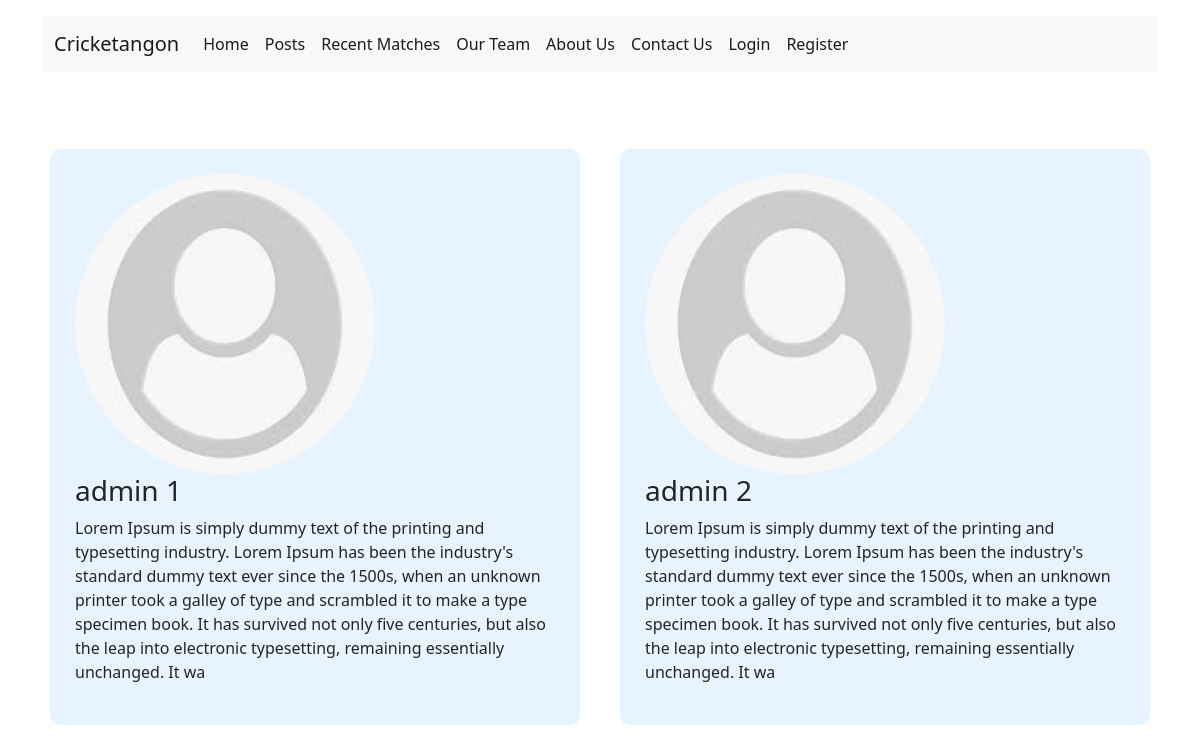
The app's page /team.php with its own data.
### tables this page shows
CREATE TABLE `team` (
  `id` int(11) NOT NULL,
  `name` varchar(80) NOT NULL,
  `picture` varchar(255) NOT NULL,
  `description` text NOT NULL
);

### team.php (the view, shortened to what this page needs)
<!DOCTYPE html>
<html lang="en">
<head>
    <link rel="stylesheet" href="css/style.css">
    <link rel="stylesheet" href="css/footer.css">
    <link rel="stylesheet" href="https://cdn.jsdelivr.net/npm/bootstrap-icons@1.5.0/font/bootstrap-icons.css">
    <link href="https://cdn.jsdelivr.net/npm/bootstrap@5.0.2/dist/css/bootstrap.min.css" rel="stylesheet">
</head>
<body>
    <?php
    require 'header.php';
    ?>
    <div class="container">
        <div class="row">
            <?php
            $sql = "SELECT * FROM team";
            $result = $conn->query($sql);
            if ($result->num_rows > 0) {
                while ($row = $result->fetch_assoc()) {
            ?>
                    <div class="col-md-6" style="padding: 20px;">
                        <div class="team-member" style="background: #e7f4ff; border-radius: 10px; padding: 25px;">
                            <img src="image/<?php echo $row["picture"] ?>" style="width: 300px; height: 300px; border-radius: 150px;">
                            <h3><?php echo $row["name"] ?></h3>
                            <p><?php echo $row["description"] ?></p>
                        </div>
                    </div>
            <?php
                }
            }
            ?>
        </div>
    </div>
</body>
</html>

### header.php (shortened to what this page needs)
<div class="container" id="header-section">
    <div class="navigation-bar">
        <nav class="navbar navbar-expand-lg navbar-light bg-light">
            <div class="container-fluid">
                <a class="navbar-brand nav-icon" href="index.php">Cricketangon</a>
                <div class="collapse navbar-collapse" id="navbarSupportedContent">
                    <ul class="navbar-nav me-auto mb-2 mb-lg-0">
                        <li class="nav-item">
                            <a class="nav-link active" aria-current="page" href="index.php">Home</a>
                        </li>
                        <li class="nav-item">
                            <a class="nav-link active" href="allPosts.php">Posts</a>
                        </li>
                        <li class="nav-item">
                            <a class="nav-link active" href="recentMatches.php">Recent Matches</a>
                        </li>
                        <li class="nav-item">
                            <a class="nav-link active" href="team.php">Our Team</a>
                        </li>
                        <li class="nav-item">
                            <a class="nav-link active" href="about.php">About Us</a>
                        </li>
                        <li class="nav-item">
                            <a class="nav-link active" href="contact.php">Contact Us</a>
                        </li>
                        <?php
                        if (!isset($_SESSION['login'])) { ?>
                            <li class="nav-item">
                                <a class="nav-link active" href="login.php">Login</a>
                            </li>
                            <li class="nav-item">
                                <a class="nav-link active" href="register.php">Register</a>
                            </li>
                        <?php } ?>
                    </ul>
                </div>
            </div>
        </nav>
    </div>
</div>

### css/style.css (style rules this page uses)
p { font-size: 16px; }
#header-section { margin-bottom: 25px; }
.container { padding: 16px; }

### records on screen
team: picture (placeholder picture), name "admin 1", description "Lorem Ipsum is simply dummy text of the printing and typesetting industry. Lorem Ipsum has been the industry's standard dummy text ever since the 1500s, when an unknown printer took a galley of type and scrambled it to make a type specimen book. It has survived not only five centuries, but also the leap into electronic typesetting, remaining essentially unchanged. It wa"
team: picture (placeholder picture), name "admin 2", description "Lorem Ipsum is simply dummy text of the printing and typesetting industry. Lorem Ipsum has been the industry's standard dummy text ever since the 1500s, when an unknown printer took a galley of type and scrambled it to make a type specimen book. It has survived not only five centuries, but also the leap into electronic typesetting, remaining essentially unchanged. It wa"
